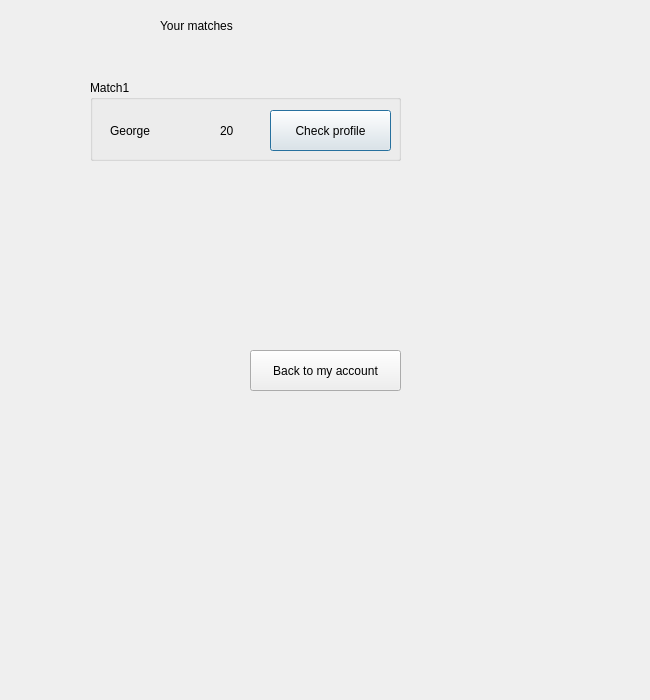
<?xml version="1.0" encoding="UTF-8"?>
<ui version="4.0">
 <class>ListOfMathes</class>
 <widget class="QDialog" name="ListOfMathes">
  <property name="geometry">
   <rect>
    <x>0</x>
    <y>0</y>
    <width>650</width>
    <height>700</height>
   </rect>
  </property>
  <property name="windowTitle">
   <string>Dialog</string>
  </property>
  <widget class="QLabel" name="label">
   <property name="geometry">
    <rect>
     <x>160</x>
     <y>10</y>
     <width>101</width>
     <height>31</height>
    </rect>
   </property>
   <property name="text">
    <string>Your matches</string>
   </property>
  </widget>
  <widget class="QGroupBox" name="groupBox">
   <property name="geometry">
    <rect>
     <x>90</x>
     <y>80</y>
     <width>311</width>
     <height>81</height>
    </rect>
   </property>
   <property name="title">
    <string>Match1</string>
   </property>
   <widget class="QLabel" name="label_2">
    <property name="geometry">
     <rect>
      <x>20</x>
      <y>40</y>
      <width>61</width>
      <height>21</height>
     </rect>
    </property>
    <property name="text">
     <string>George</string>
    </property>
   </widget>
   <widget class="QLabel" name="label_3">
    <property name="geometry">
     <rect>
      <x>130</x>
      <y>40</y>
      <width>61</width>
      <height>21</height>
     </rect>
    </property>
    <property name="text">
     <string>20</string>
    </property>
   </widget>
   <widget class="QPushButton" name="BtnCheckProfile">
    <property name="geometry">
     <rect>
      <x>180</x>
      <y>30</y>
      <width>121</width>
      <height>41</height>
     </rect>
    </property>
    <property name="text">
     <string>Check profile</string>
    </property>
   </widget>
  </widget>
  <widget class="QPushButton" name="BtnBackToAcc">
   <property name="geometry">
    <rect>
     <x>250</x>
     <y>350</y>
     <width>151</width>
     <height>41</height>
    </rect>
   </property>
   <property name="text">
    <string>Back to my account</string>
   </property>
  </widget>
 </widget>
 <resources/>
 <connections/>
</ui>
